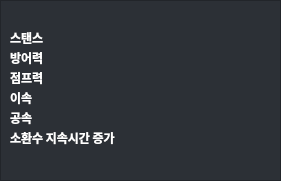
     <widget class="QFrame" name="frame_stat_sub2">
      <property name="geometry">
       <rect>
        <x>280</x>
        <y>360</y>
        <width>281</width>
        <height>181</height>
       </rect>
      </property>
      <property name="styleSheet">
       <string notr="true">background-color: rgb(44, 48, 54);</string>
      </property>
      <property name="frameShape">
       <enum>QFrame::StyledPanel</enum>
      </property>
      <property name="frameShadow">
       <enum>QFrame::Raised</enum>
      </property>
      <widget class="QLabel" name="lb_c_summ">
       <property name="geometry">
        <rect>
         <x>10</x>
         <y>130</y>
         <width>261</width>
         <height>16</height>
        </rect>
       </property>
       <property name="font">
        <font>
         <family>메이플스토리</family>
         <weight>75</weight>
         <bold>true</bold>
        </font>
       </property>
       <property name="styleSheet">
        <string notr="true">background-color: rgba(255, 255, 255, 0);
color: rgb(255, 255, 255);</string>
       </property>
       <property name="text">
        <string>소환수 지속시간 증가</string>
       </property>
       <property name="alignment">
        <set>Qt::AlignLeading|Qt::AlignLeft|Qt::AlignVCenter</set>
       </property>
      </widget>
      <widget class="QLabel" name="lb_c_stan">
       <property name="geometry">
        <rect>
         <x>10</x>
         <y>30</y>
         <width>261</width>
         <height>16</height>
        </rect>
       </property>
       <property name="font">
        <font>
         <family>메이플스토리</family>
         <weight>75</weight>
         <bold>true</bold>
        </font>
       </property>
       <property name="styleSheet">
        <string notr="true">background-color: rgba(255, 255, 255, 0);
color: rgb(255, 255, 255);</string>
       </property>
       <property name="text">
        <string>스탠스</string>
       </property>
       <property name="alignment">
        <set>Qt::AlignLeading|Qt::AlignLeft|Qt::AlignVCenter</set>
       </property>
      </widget>
      <widget class="QLabel" name="lb_c_def">
       <property name="geometry">
        <rect>
         <x>10</x>
         <y>50</y>
         <width>261</width>
         <height>16</height>
        </rect>
       </property>
       <property name="font">
        <font>
         <family>메이플스토리</family>
         <weight>75</weight>
         <bold>true</bold>
        </font>
       </property>
       <property name="styleSheet">
        <string notr="true">background-color: rgba(255, 255, 255, 0);
color: rgb(255, 255, 255);</string>
       </property>
       <property name="text">
        <string>방어력</string>
       </property>
       <property name="alignment">
        <set>Qt::AlignLeading|Qt::AlignLeft|Qt::AlignVCenter</set>
       </property>
      </widget>
      <widget class="QLabel" name="lb_c_jppow">
       <property name="geometry">
        <rect>
         <x>10</x>
         <y>70</y>
         <width>261</width>
         <height>16</height>
        </rect>
       </property>
       <property name="font">
        <font>
         <family>메이플스토리</family>
         <weight>75</weight>
         <bold>true</bold>
        </font>
       </property>
       <property name="styleSheet">
        <string notr="true">background-color: rgba(255, 255, 255, 0);
color: rgb(255, 255, 255);</string>
       </property>
       <property name="text">
        <string>점프력</string>
       </property>
       <property name="alignment">
        <set>Qt::AlignLeading|Qt::AlignLeft|Qt::AlignVCenter</set>
       </property>
      </widget>
      <widget class="QLabel" name="lb_c_mvspd">
       <property name="geometry">
        <rect>
         <x>10</x>
         <y>90</y>
         <width>261</width>
         <height>16</height>
        </rect>
       </property>
       <property name="font">
        <font>
         <family>메이플스토리</family>
         <weight>75</weight>
         <bold>true</bold>
        </font>
       </property>
       <property name="styleSheet">
        <string notr="true">background-color: rgba(255, 255, 255, 0);
color: rgb(255, 255, 255);</string>
       </property>
       <property name="text">
        <string>이속</string>
       </property>
       <property name="alignment">
        <set>Qt::AlignLeading|Qt::AlignLeft|Qt::AlignVCenter</set>
       </property>
      </widget>
      <widget class="QLabel" name="lb_c_atspd">
       <property name="geometry">
        <rect>
         <x>10</x>
         <y>110</y>
         <width>261</width>
         <height>16</height>
        </rect>
       </property>
       <property name="font">
        <font>
         <family>메이플스토리</family>
         <weight>75</weight>
         <bold>true</bold>
        </font>
       </property>
       <property name="styleSheet">
        <string notr="true">background-color: rgba(255, 255, 255, 0);
color: rgb(255, 255, 255);</string>
       </property>
       <property name="text">
        <string>공속</string>
       </property>
       <property name="alignment">
        <set>Qt::AlignLeading|Qt::AlignLeft|Qt::AlignVCenter</set>
       </property>
      </widget>
     </widget>
